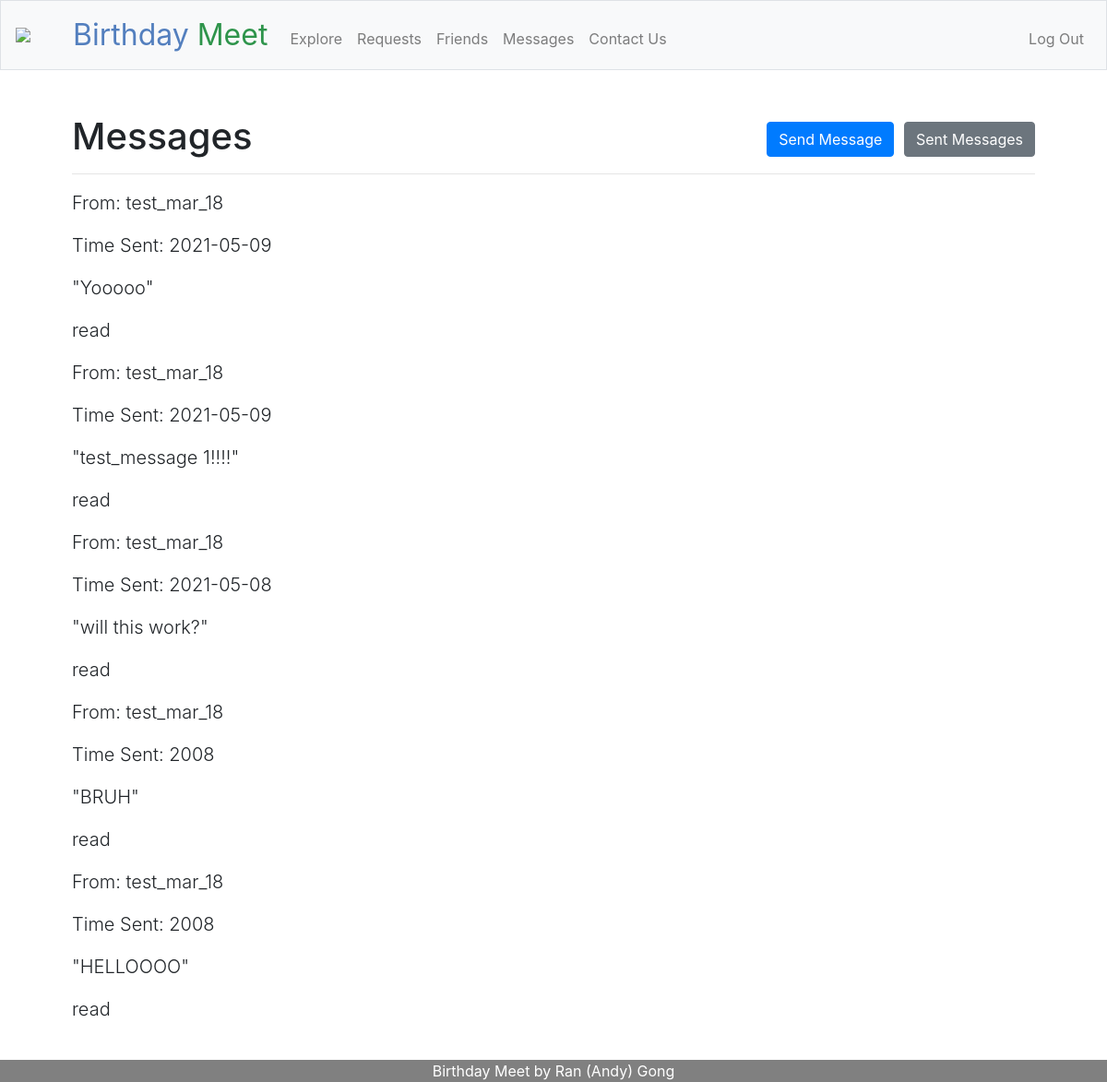
Page /messages (signed in) on the committed database.
### tables this page shows
CREATE TABLE users (id INTEGER, username TEXT NOT NULL, hash TEXT NOT NULL, month INTEGER NOT NULL, day INTEGER NOT NULL, PRIMARY KEY(id));

CREATE TABLE messages (
        id INTEGER,
        sender_id INTEGER NOT NULL,
        receiver_id INTEGER NOT NULL,
        message_text TEXT NOT NULL,
        when_sent DATE NOT NULL,
        is_read BIT NOT NULL,
        FOREIGN KEY (sender_id) REFERENCES users (id),
        FOREIGN KEY (receiver_id) REFERENCES users (id),
        PRIMARY KEY(id)
    );

### app.py (the view, shortened to what this page needs)
@app.route("/messages", methods=["GET", "POST"])
@login_required
def messages():
    list_of_messages_info = []
    list_of_messages_from_database = db.execute("SELECT * FROM messages WHERE receiver_id = ?", session.get("user_id"))
    for message_from_database in list_of_messages_from_database:
        sender_username = db.execute("SELECT * FROM users WHERE id = ?", message_from_database["sender_id"])[0]["username"]
        is_read = (message_from_database["is_read"] == 1)
        list_of_messages_info.append({
            "message": message_from_database["message_text"],
            "id": message_from_database["id"],
            "sender_username": sender_username,
            "time_sent": message_from_database["when_sent"],
            "is_read": is_read
        })
    list_of_messages_info.reverse()
    return render_template("messages.html", list_of_messages_info=list_of_messages_info)

### app.py (called while the page is built)
@app.after_request
def after_request(response):
    response.headers["Cache-Control"] = "no-cache, no-store, must-revalidate"
    response.headers["Expires"] = 0
    response.headers["Pragma"] = "no-cache"
    return response

def login_required(f):
    @wraps(f)
    def decorated_function(*args, **kwargs):
        if session.get("user_id") is None:
            flash("You are currently not logged in!")
            return redirect("/login")
        return f(*args, **kwargs)
    return decorated_function

### templates/messages.html (shortened to what this page needs)
{% extends "layout.html" %}
{% block main %}
<h1>
    <span class="display-5 fw-bold">Messages</span>
    <div class="float-right">
        <a href="/send"><button class="btn btn-primary">Send Message</button></a>
        <a href="/sent"><button class="btn btn-secondary">Sent Messages</button></a>
    </div>
</h1>
<hr>
{% if list_of_messages_info %}
    {% for message in list_of_messages_info %}
        <p class="lead">
            From: {{ message.sender_username }}
        </p>
        <p class="lead">
            Time Sent: {{ message.time_sent }}
        </p>
        <p class="lead">
            "{{ message.message }}"
        </p>
        {% if message.is_read %}
            <p class="lead">
                read
            </p>
        {% else %}
            <p class="lead">
                unread
            </p>
        {% endif %}
    {% endfor %}
{% else %}
    NO MESSAGES YET
{% endif %}
{% endblock %}

### rows in the picture
users: sender_username "test_mar_18" "test_mar_18" "test_mar_18" "test_mar_18" "test_mar_18"
messages: time_sent "2021-05-09", message "Yooooo"
messages: time_sent "2021-05-09", message "test_message 1!!!!"
messages: time_sent "2021-05-08", message "will this work?"
messages: time_sent "2008", message "BRUH"
messages: time_sent "2008", message "HELLOOOO"
